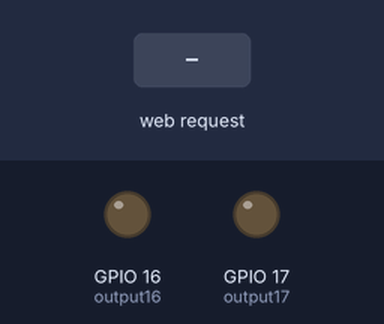
This sketch was run on a simulated ESP32. Shown: output pins drawn as LEDs (lit = HIGH). The inputs (shaded band) are chosen by the test bench. WiFi joins after 1.5 s; servers stay silent unless stated; what the sketch prints to the serial monitor is not drawn.

Above: at 2.7 s.
2.8 s: HTTP request GET /16/on received
At 3.8 s:
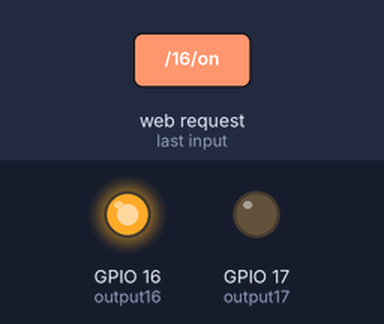
4.3 s: HTTP request GET /17/on received
At 5.0 s:
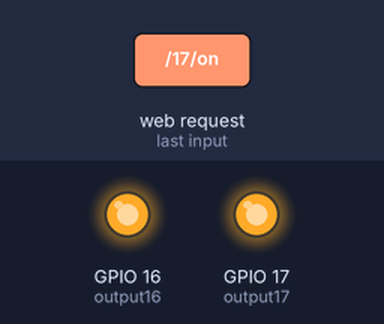
5.8 s: HTTP request GET /16/off received
At 6.1 s:
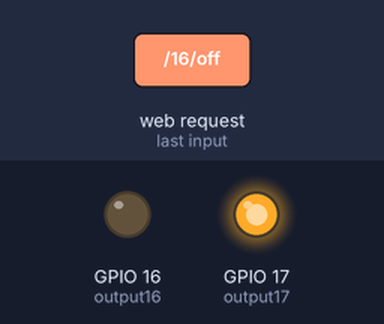
7.3 s: HTTP request GET /17/off received
At 8.5 s:
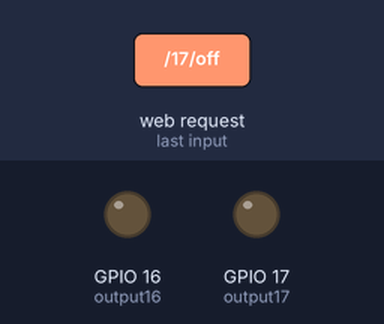
Timing chart, 0 to 9.8 s (numbered marks = the images above; inputs shaded):
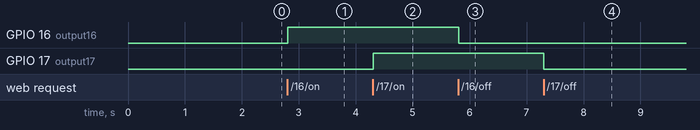

The sketch:

Task07-1.ino
```cpp
// IoT07-1 ESP32 WebServer
#define SWAP 0 // sw access point
// Load Wi-Fi library
#include <WiFi.h>
// Replace with your network credentials
#if SWAP
const char* ssid = "ESP32-AP";
const char* password = "123456789"; // password should be long!!
#else
const char* ssid = "PCBL";
const char* password = "88888888";
#endif
// Set web server port number to 80
WiFiServer server(80);
// Variable to store the HTTP request
String header;
// Auxiliar variables to store the current output state
String output16State = "off";
String output17State = "off";
// Assign output variables to GPIO pins
const int output16 = 16;
const int output17 = 17;
// Current time
unsigned long currentTime = millis();
// Previous time
unsigned long previousTime = 0;
// Define timeout time in milliseconds (example: 2000ms = 2s)
const long timeoutTime = 2000;

void setup() {
  Serial.begin(115200);
  // Initialize the output variables as outputs
  pinMode(output16, OUTPUT);
  pinMode(output17, OUTPUT);
  // Set outputs to LOW
  digitalWrite(output16, LOW);
  digitalWrite(output17, LOW);
#if SWAP
  WiFi.softAP(ssid, password);
  IPAddress IP = WiFi.softAPIP();
  Serial.print("AP IP address: ");
  Serial.println(IP);
#else
  // Connect to Wi-Fi network with SSID and password
  Serial.print("Connecting to ");
  Serial.println(ssid);
  WiFi.mode(WIFI_STA);
  WiFi.begin(ssid, password);
  while (WiFi.status() != WL_CONNECTED) {
    delay(500);
    Serial.print(".");
  }
  // Print local IP address and start web server
  Serial.println("");
  Serial.println("WiFi connected.");
  Serial.println("IP address: ");
  Serial.println(WiFi.localIP());
#endif
  server.begin();
}

void loop() {
  WiFiClient client = server.available(); // Listen for incoming clients
  if (client) { // If a new client connects,
    currentTime = millis();
    previousTime = currentTime;
    Serial.println("New Client."); // print a message out in the serial port
    String currentLine = ""; // make a String to hold incoming data from the client
    while (client.connected() && currentTime - previousTime <= timeoutTime) { // loop while the client's connected
      currentTime = millis();
      if (client.available()) { // if there's bytes to read from the client,
        char c = client.read(); // read a byte, then
        Serial.write(c); // print it out the serial monitor
        header += c;
        if (c == '\n') { // if the byte is a newline character
          // if the current line is blank, you got two newline characters in a row.
          // that's the end of the client HTTP request, so send a response:
          if (currentLine.length() == 0) {
            // HTTP headers always start with a response code (e.g. HTTP/1.1 200 OK)
            // and a content-type so the client knows what's coming, then a blank line:
            client.println("HTTP/1.1 200 OK");
            client.println("Content-type:text/html");
            client.println("Connection: close");
            client.println();
            // turns the GPIOs on and off
            if (header.indexOf("GET /16/on") >= 0) {
              Serial.println("GPIO 16 on");
              output16State = "on";
              digitalWrite(output16, HIGH);
            } else if (header.indexOf("GET /16/off") >= 0) {
              Serial.println("GPIO 16 off");
              output16State = "off";
              digitalWrite(output16, LOW);
            } else if (header.indexOf("GET /17/on") >= 0) {
              Serial.println("GPIO 17 on");
              output17State = "on";
              digitalWrite(output17, HIGH);
            } else if (header.indexOf("GET /17/off") >= 0) {
              Serial.println("GPIO 17 off");
              output17State = "off";
              digitalWrite(output17, LOW);
            }
            // Display the HTML web page
            client.println("<!DOCTYPE html><html>");
            client.println("<head><meta name=\"viewport\" content=\"width=device-width, initial-scale=1\">");
            client.println("<link rel=\"icon\" href=\"data:,\">");
            // CSS to style the on/off buttons
            // Feel free to change the background-color and font-size attributes to fit your preferences
            client.println("<style>html { font-family: Helvetica; display: inline-block; margin: 0px auto; text-align: center;}");
            client.println(".button { background-color: #4CAF50;border: none; color: white; padding: 16px 40px;");
            client.println("text-decoration: none; font-size: 30px; margin: 2px; cursor: pointer;}");
            client.println(".button2 {background-color: #555555;}</style></head>");
            // Web Page Heading
            client.println("<body><h1>ESP32 Web Server</h1>");
            // Display current state, and ON/OFF buttons for GPIO 16
            client.println("<p>GPIO 16 - State " + output16State + "</p>");
            // If the output16State is off, it displays the ON button
            if (output16State == "off") {
              client.println("<p><a href=\"/16/on\"><button class=\"button\">ON</button></a></p>");
            } else {
              client.println("<p><a href=\"/16/off\"><button class=\"button button2\">OFF</button></a></p>");
            }
            // Display current state, and ON/OFF buttons for GPIO 17
            client.println("<p>GPIO 17 - State " + output17State + "</p>");
            // If the output17State is off, it displays the ON button
            if (output17State == "off") {
              client.println("<p><a href=\"/17/on\"><button class=\"button\">ON</button></a></p>");
            } else {
              client.println("<p><a href=\"/17/off\"><button class=\"button button2\">OFF</button></a></p>");
            }
            client.println("</body></html>");
            // The HTTP response ends with another blank line
            client.println();
            // Break out of the while loop
            break;
          } //** if (currentLine.length() == 0) {
          else { // if you got a newline, then clear currentLine
            currentLine = "";
          }
        } //** if (c == '\n') {
        else if (c != '\r') { // if you got anything else but a carriage return character,
          currentLine += c; // add it to the end of the currentLine
        }
      } //* if (client.available()) {
    } //** while
    // Clear the header variable
    header = "";
    // Close the connection
    client.stop();
    Serial.println("Client disconnected.");
    Serial.println("");
  } //** if (client) {
} //** loop() {
```

Measured:
- after the input at 2.8 s, GPIO 16 (output16): LOW → HIGH at once
- after the input at 4.3 s, GPIO 17 (output17): LOW → HIGH at once
- after the input at 5.8 s, GPIO 16 (output16): HIGH → LOW at once
- after the input at 7.3 s, GPIO 17 (output17): HIGH → LOW at once
